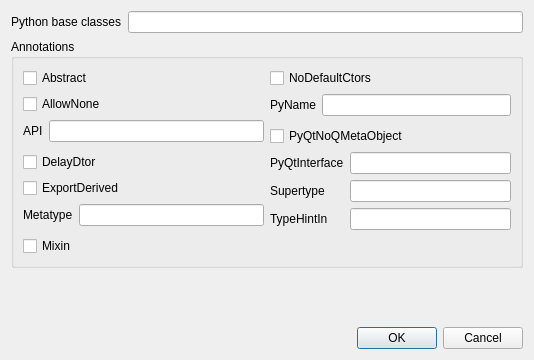
<?xml version="1.0" encoding="UTF-8"?>
<ui version="4.0">
 <class>ClassPropertiesBase</class>
 <widget class="QDialog" name="ClassPropertiesBase">
  <property name="geometry">
   <rect>
    <x>0</x>
    <y>0</y>
    <width>534</width>
    <height>360</height>
   </rect>
  </property>
  <property name="windowTitle">
   <string>Class Properties</string>
  </property>
  <layout class="QVBoxLayout" name="verticalLayout">
   <item>
    <layout class="QFormLayout" name="formLayout">
     <item row="0" column="0">
      <widget class="QLabel" name="label">
       <property name="text">
        <string>Python base classes</string>
       </property>
      </widget>
     </item>
     <item row="0" column="1">
      <widget class="QLineEdit" name="pyBaseClasses"/>
     </item>
    </layout>
   </item>
   <item>
    <widget class="QGroupBox" name="groupBox">
     <property name="title">
      <string>Annotations</string>
     </property>
     <layout class="QGridLayout" name="gridLayout">
      <item row="0" column="0">
       <widget class="QCheckBox" name="abstractCb">
        <property name="text">
         <string>Abstract</string>
        </property>
       </widget>
      </item>
      <item row="0" column="1">
       <widget class="QCheckBox" name="nodefaultctorsCb">
        <property name="text">
         <string>NoDefaultCtors</string>
        </property>
       </widget>
      </item>
      <item row="1" column="0">
       <widget class="QCheckBox" name="allownoneCb">
        <property name="text">
         <string>AllowNone</string>
        </property>
       </widget>
      </item>
      <item row="1" column="1" rowspan="2">
       <layout class="QFormLayout" name="formLayout_5">
        <item row="0" column="0">
         <widget class="QLabel" name="label_2">
          <property name="text">
           <string>PyName</string>
          </property>
         </widget>
        </item>
        <item row="0" column="1">
         <widget class="QLineEdit" name="pyName"/>
        </item>
       </layout>
      </item>
      <item row="2" column="0" rowspan="2">
       <layout class="QFormLayout" name="formLayout_3">
        <item row="0" column="0">
         <widget class="QLabel" name="label_3">
          <property name="text">
           <string>API</string>
          </property>
         </widget>
        </item>
        <item row="0" column="1">
         <widget class="QLineEdit" name="api"/>
        </item>
       </layout>
      </item>
      <item row="3" column="1">
       <widget class="QCheckBox" name="noqmetaobjectCb">
        <property name="text">
         <string>PyQtNoQMetaObject</string>
        </property>
       </widget>
      </item>
      <item row="4" column="0">
       <widget class="QCheckBox" name="delaydtorCb">
        <property name="text">
         <string>DelayDtor</string>
        </property>
       </widget>
      </item>
      <item row="4" column="1" rowspan="3">
       <layout class="QFormLayout" name="formLayout_4">
        <item row="0" column="0">
         <widget class="QLabel" name="label_6">
          <property name="text">
           <string>PyQtInterface</string>
          </property>
         </widget>
        </item>
        <item row="0" column="1">
         <widget class="QLineEdit" name="interface"/>
        </item>
        <item row="1" column="0">
         <widget class="QLabel" name="label_5">
          <property name="text">
           <string>Supertype</string>
          </property>
         </widget>
        </item>
        <item row="1" column="1">
         <widget class="QLineEdit" name="supertype"/>
        </item>
        <item row="2" column="0">
         <widget class="QLabel" name="label_7">
          <property name="text">
           <string>TypeHintIn</string>
          </property>
         </widget>
        </item>
        <item row="2" column="1">
         <widget class="QLineEdit" name="typeHintIn"/>
        </item>
       </layout>
      </item>
      <item row="5" column="0">
       <widget class="QCheckBox" name="exportderivedCb">
        <property name="text">
         <string>ExportDerived</string>
        </property>
       </widget>
      </item>
      <item row="6" column="0">
       <layout class="QFormLayout" name="formLayout_2">
        <item row="0" column="0">
         <widget class="QLabel" name="label_4">
          <property name="text">
           <string>Metatype</string>
          </property>
         </widget>
        </item>
        <item row="0" column="1">
         <widget class="QLineEdit" name="metatype"/>
        </item>
       </layout>
      </item>
      <item row="7" column="0">
       <widget class="QCheckBox" name="mixinCb">
        <property name="text">
         <string>Mixin</string>
        </property>
       </widget>
      </item>
     </layout>
    </widget>
   </item>
   <item>
    <spacer name="verticalSpacer">
     <property name="orientation">
      <enum>Qt::Vertical</enum>
     </property>
     <property name="sizeHint" stdset="0">
      <size>
       <width>20</width>
       <height>5</height>
      </size>
     </property>
    </spacer>
   </item>
   <item>
    <widget class="QDialogButtonBox" name="buttonBox">
     <property name="orientation">
      <enum>Qt::Horizontal</enum>
     </property>
     <property name="standardButtons">
      <set>QDialogButtonBox::Cancel|QDialogButtonBox::Ok</set>
     </property>
    </widget>
   </item>
  </layout>
 </widget>
 <tabstops>
  <tabstop>pyBaseClasses</tabstop>
  <tabstop>abstractCb</tabstop>
  <tabstop>allownoneCb</tabstop>
  <tabstop>api</tabstop>
  <tabstop>delaydtorCb</tabstop>
  <tabstop>exportderivedCb</tabstop>
  <tabstop>metatype</tabstop>
  <tabstop>mixinCb</tabstop>
  <tabstop>nodefaultctorsCb</tabstop>
  <tabstop>pyName</tabstop>
  <tabstop>noqmetaobjectCb</tabstop>
  <tabstop>interface</tabstop>
  <tabstop>supertype</tabstop>
  <tabstop>typeHintIn</tabstop>
  <tabstop>buttonBox</tabstop>
 </tabstops>
 <resources/>
 <connections>
  <connection>
   <sender>buttonBox</sender>
   <signal>accepted()</signal>
   <receiver>ClassPropertiesBase</receiver>
   <slot>accept()</slot>
   <hints>
    <hint type="sourcelabel">
     <x>248</x>
     <y>254</y>
    </hint>
    <hint type="destinationlabel">
     <x>157</x>
     <y>274</y>
    </hint>
   </hints>
  </connection>
  <connection>
   <sender>buttonBox</sender>
   <signal>rejected()</signal>
   <receiver>ClassPropertiesBase</receiver>
   <slot>reject()</slot>
   <hints>
    <hint type="sourcelabel">
     <x>316</x>
     <y>260</y>
    </hint>
    <hint type="destinationlabel">
     <x>286</x>
     <y>274</y>
    </hint>
   </hints>
  </connection>
 </connections>
</ui>
